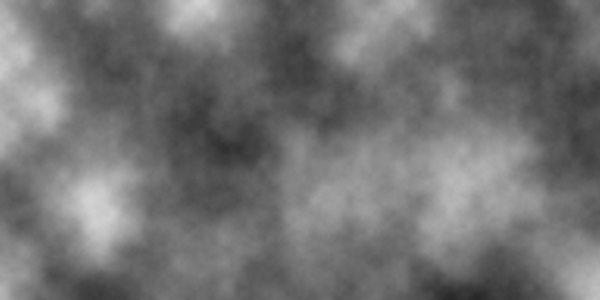
Frame 1 (no input)
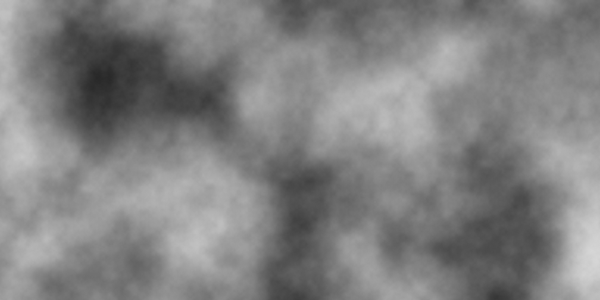
Frame 60 (the mouse pressed at the canvas centre just before this capture)
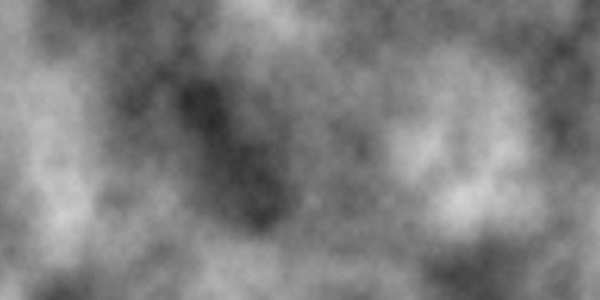
Frame 120 (the mouse held since frame 60 and released just before this capture)

The Processing sketch that drew these frames (run headless with seeded random() and noise(); from frame 60 on, the mouse is pressed at the canvas centre):

// Processing sketch: cloudNoise
// ── cloudNoise.pde
float count = 0;
void setup(){
 size(600,300); 
}
float xoff = 0.0;
void draw(){
  noiseDetail(10);
  loadPixels();
  for (int x = 0; x < width; x++) {
    float yoff = 0.0;
     for (int y = 0; y < height; y++) {
      float bright = map(noise(xoff,yoff,count),0,1,0,255);
      pixels[x+y*width] = color(bright);
      yoff += 0.01;
     }
    xoff += 0.01;
  }
  updatePixels();
 count += 1;
}
